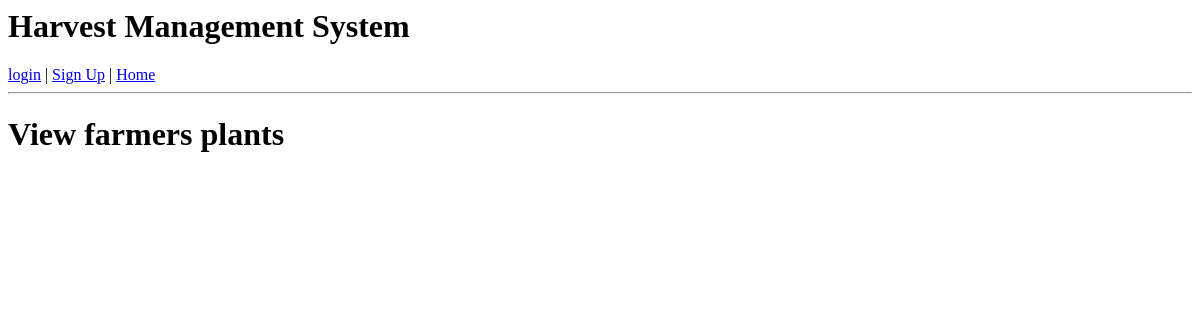
/viewPlants/72, run on an earlier commit of the app's database.
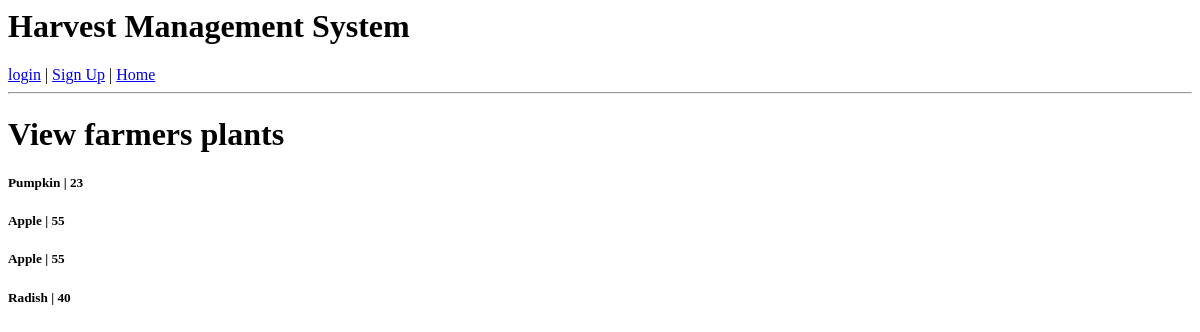
And on a later commit of the database.
### harvestMgtApp/models.py (models this page shows)
class FarmerGrows(models.Model):
    plant = models.ForeignKey(Plant, on_delete=models.CASCADE)
    farmer = models.ForeignKey(Farmer, on_delete=models.CASCADE)
    amount = models.IntegerField(default=0,blank=True)

class Plant(models.Model):
    plantName = models.CharField(max_length=100)

### harvestMgtApp/views.py (the view)
# urls.py: path('viewPlants/<int:farmer_id>', views.viewPlants, name='viewPlants'),
def viewPlants(request, farmer_id):
    plants = FarmerGrows.objects.filter(farmer=farmer_id)
    return render(request, 'harvestMgtApp/viewPlants.html', {'plants': plants, })

### harvestMgtApp/templates/harvestMgtApp/viewPlants.html
{% extends 'harvestMgtApp/base.html' %}
{% block content %}
<h1>View farmers plants</h1>
        {% for plant in plants %}
                <h5>{{ plant.plant.plantName }} | {{ plant.amount }}</h5>
        {% endfor %}
{% endblock %}

What changed in the data, as far as the page shows it:
added FarmerGrows: plant.plantName "Pumpkin", amount "23"
added FarmerGrows: plant.plantName "Apple", amount "55"
added FarmerGrows: plant.plantName "Apple", amount "55"
added FarmerGrows: plant.plantName "Radish", amount "40"
